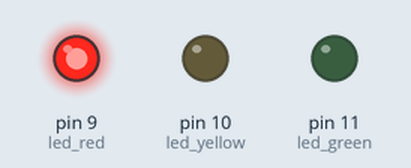
Recording of a program running on a simulated Arduino Uno, built with avr-gcc and run on an emulated ATmega328P. On the bench: output pins drawn as LEDs (lit = HIGH).

Above: at 0.5 s.
At 1.5 s:
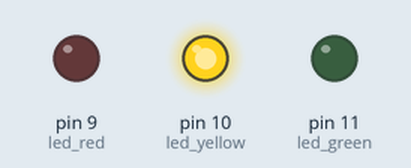
At 5.5 s:
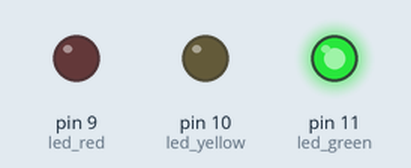
Timing chart, 0 to 6.9 s (numbered marks = the images above):
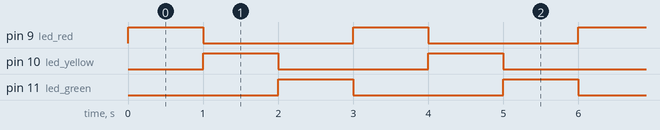

The program:

main.cpp
```cpp
#include <Arduino.h>

int led_red = 9;
int led_yellow = 10;
int led_green = 11;

void setup() {
  // put your setup code here, to run once:
  pinMode(led_red, OUTPUT);
  pinMode(led_yellow, OUTPUT);
  pinMode(led_green, OUTPUT);
}

void loop() {
  // put your main code here, to run repeatedly:
  digitalWrite(led_red, HIGH);
  if (digitalRead(led_red) == HIGH)
  {
    digitalWrite(led_yellow, LOW);
    digitalWrite(led_green, LOW);
  }
  delay(1000);
  digitalWrite(led_yellow, HIGH);
  if (digitalRead(led_yellow) == HIGH)
  {
    digitalWrite(led_red, LOW);
    digitalWrite(led_green, LOW);
  }
  delay(1000);
  digitalWrite(led_green, HIGH);
  if (digitalRead(led_green) == HIGH)
  {
    digitalWrite(led_yellow, LOW);
    digitalWrite(led_red, LOW);
  }
  delay(1000);
}
```

Measured:
- by itself, pin 9 (led_red), pin 10 (led_yellow), pin 11 (led_green): alternates HIGH for 1.0 s and LOW for 2.0 s
- by itself, everything shown: repeats every 3.0 s, in 3 steps
